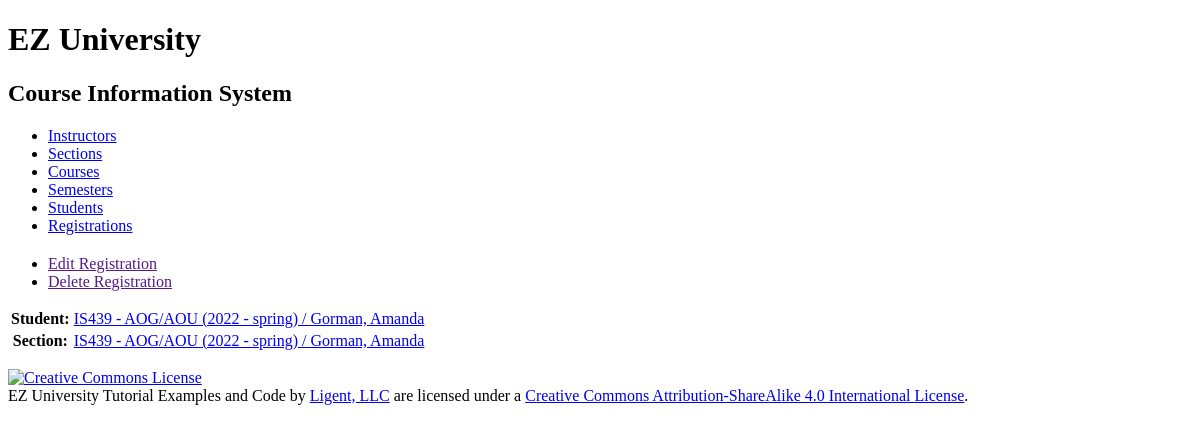
The app's page /registration/3/, older data.
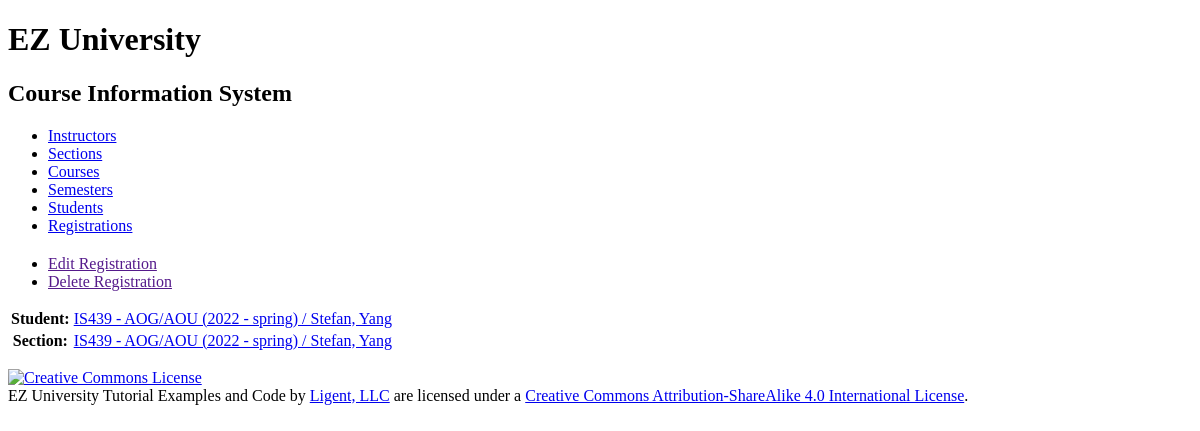
The same page, newer data.
### courseinfo/models.py (models this page shows, shortened)
class Registration(models.Model):
    registration_id = models.AutoField(primary_key=True)
    student = models.ForeignKey(Student, related_name='registrations', on_delete=models.PROTECT)
    section = models.ForeignKey(Section, related_name='registrations', on_delete=models.PROTECT)
    def __str__(self):
        return '%s / %s' % (self.section, self.student)
    def get_absolute_url(self):
        return reverse('courseinfo_registration_detail_urlpattern',
                       kwargs={'pk':self.pk}
                       )
    class Meta:
        ordering = ['section', 'student']
        constraints = [
            UniqueConstraint(fields=['section', 'student'],
                             name='unique_registration')
        ]

class Section(models.Model):
    section_id = models.AutoField(primary_key=True)
    section_name = models.CharField(max_length=20)
    semester = models.ForeignKey(Semester, related_name='sections', on_delete=models.PROTECT)
    course = models.ForeignKey(Course, related_name='sections', on_delete=models.PROTECT)
    instructor = models.ForeignKey(Instructor, related_name='sections', on_delete=models.PROTECT)
    def __str__(self):
        return '%s - %s (%s)' % (self.course.course_number, self.section_name, self.semester.__str__())
    class Meta:
        ordering = ['course', 'section_name', 'semester']
        constraints = [
            UniqueConstraint(fields=['semester', 'course', 'section_name'],
                             name='unique_section')
        ]

class Course(models.Model):
    course_id = models.AutoField(primary_key=True)
    course_number = models.CharField(max_length=20)
    course_name = models.CharField(max_length=255)
    class Meta:
        ordering = ['course_number', 'course_name']
        constraints = [
            UniqueConstraint(fields=['course_number', 'course_name'], name='unique_course')
        ]

class Semester(models.Model):
    semester_id = models.AutoField(primary_key=True)
    year = models.ForeignKey(Year, related_name='semesters', on_delete=models.PROTECT)
    period = models.ForeignKey(Period, related_name='semesters', on_delete=models.PROTECT)
    def __str__(self):
        return '%s - %s' %(self.year.year, self.period.period_name)
    class Meta:
        ordering = ['year__year', 'period__period_sequence']
        constraints = [
            UniqueConstraint(fields=['year', 'period'], name='unique_semester')
        ]

class Year(models.Model):
    year_id = models.AutoField(primary_key=True)
    year = models.IntegerField(unique=True)
    class Meta:
        ordering = ['year']

class Period(models.Model):
    period_id = models.AutoField(primary_key=True)
    period_sequence = models.IntegerField(unique=True)
    period_name = models.CharField(max_length=45, unique=True)
    class Meta:
        ordering = ['period_sequence']

class Student(models.Model):
    student_id = models.AutoField(primary_key=True)
    first_name = models.CharField(max_length=45)
    last_name = models.CharField(max_length=45)
    disambiguator = models.CharField(max_length=45, blank=True, default='')
    def __str__(self):
        result = ''
        if self.disambiguator == '':
            result = '%s, %s' % (self.last_name, self.first_name)
        else:
            result = '%s, %s (%s)' % (self.last_name, self.first_name, self.disambiguator)
        return result
    class Meta:
        ordering = ['last_name', 'first_name', 'disambiguator']
        constraints = [
            UniqueConstraint(fields=['last_name', 'first_name', 'disambiguator'],
                             name='unique_student')
        ]

### courseinfo/views.py (the view)
class RegistrationDetail(View):
    def get(self, request, pk):
        section = get_object_or_404(
            Registration,
            pk=pk
        )
        student = get_object_or_404(
            Registration,
            pk=pk
        )
        return render(
            request,
            'courseinfo/registration_detail.html',
            {'section': section, 'student': student}
        )

### courseinfo/templates/courseinfo/registration_detail.html (shortened to what this page needs)
{% extends 'courseinfo/base.html' %}
{% block content %}
    <ul>
        <li>
            <a href="{{ registration.get_update_url }}">
                Edit Registration</a></li>
        <li>
            <a href="{{ registration.get_delete_url }}">
                Delete Registration</a></li>
    </ul>
    <section>
        <table>
            <tr>
                <th>Student:</th>
                <td><a href="{{ student.get_absolute_url }}">{{ student }}</a></td>
            </tr>
            <tr>
                <th>Section:</th>
                <td><a href="{{ section.get_absolute_url }}">{{ section }}</a></td>
            </tr>
        </table>
    </section>
{% endblock %}

Row changes from the older to the newer data that the page shows:
changed through a linked row, Registration: section+student "IS439 - AOG/AOU (2022 - spring) / Gorman, Amanda" → "IS439 - AOG/AOU (2022 - spring) / Stefan, Yang"
